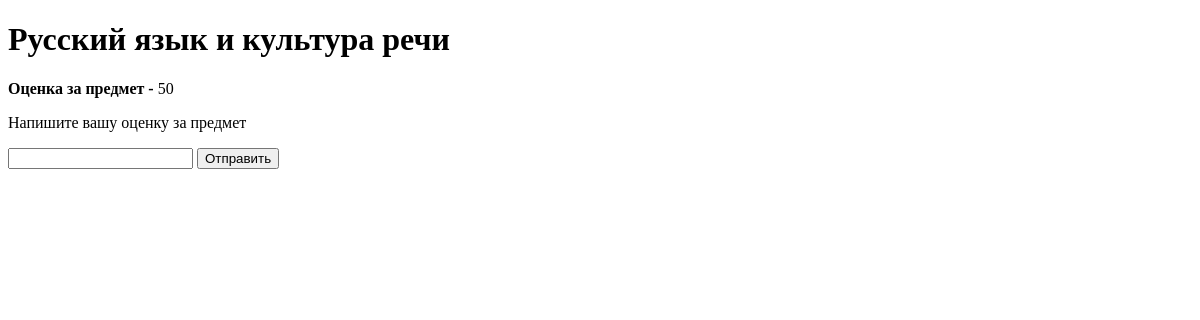
The app's page /rate/6/, older data.
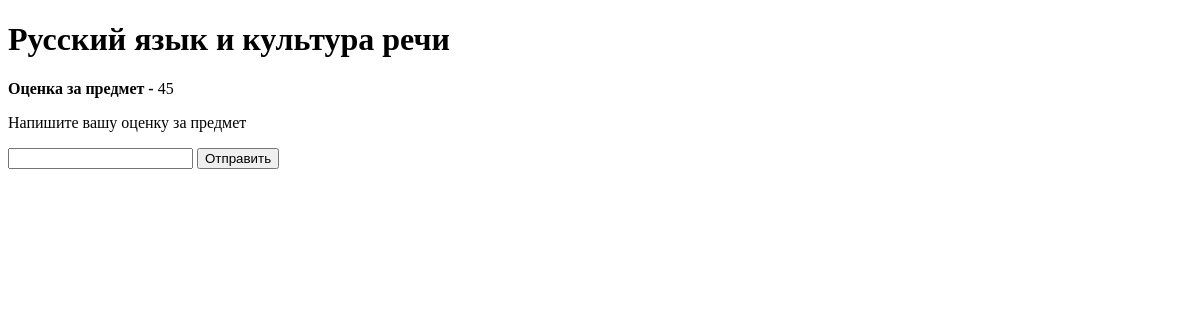
The same page, newer data.
### studens/models.py (models this page shows, shortened)
class Rate(models.Model):
    rate = models.PositiveSmallIntegerField('Оценка за предмет', default=0)
    lesson = models.ForeignKey(Lesson, verbose_name="Урок", on_delete=models.CASCADE)
    class Meta:
        verbose_name = "Оценка"

class Lesson(models.Model):
    name_lesson = models.CharField('название предмета', max_length=35)
    adress = models.ForeignKey(Education, verbose_name="Образование", on_delete=models.SET_NULL, null=True)
    teacher = models.ManyToManyField(Teacher, verbose_name="Учитель")
    number_lesson = models.IntegerField("Номер аудитории", default=0)
    def __str__(self):
        return self.name_lesson
    class Meta:
        verbose_name = "Урок"

### studens/views.py (the view)
# urls.py: path('rate/<slug:slug>/',views.NewRateAdd.as_view(),name = "add"),
class NewRateAdd(DetailView):
    model = Rate
    slug_field = "lesson_id"
    context_object_name = "rate"
    template_name = "studens/add_rate.html"

### Univer/templates/studens/add_rate.html (shortened to what this page needs)
<!DOCTYPE html>
<html lang="en">
    <h1>{{rate.lesson}}</h1>
    <strong>Оценка за предмет - </strong>{{rate.rate}}
  <form action="{%url 'rateAdd' rate.id%}" method="post">
    <p>Напишите  вашу оценку за предмет</p>
      <input type="number" name = "rate">
      <button type="submit">Отправить</button>
   </form>
</head>
<body>
</body>
</html>

Row changes from the older to the newer data that the page shows:
changed Rate "Русский язык и культура речи": rate "50" → "45"
